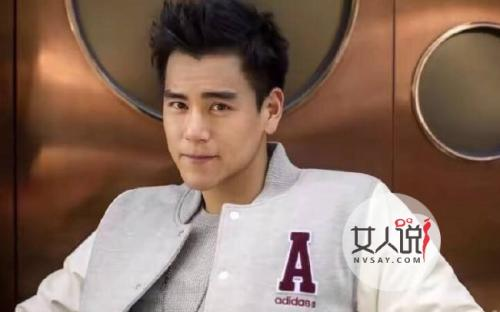
#> input picture function/testphoto/pyy4.png, 500 x 312 px, found by its file name
$ python 03Resize_picture.py
#> lines starting #> are read from the running program, lines starting #| are printed output that depends on the picture
import cv2 as cv
img=cv.imread('testphoto\pyy4.png')
#> img is the input picture: shape (312, 500, 3); mean B, G, R 97.1, 110.8, 137
cv.imshow('img',img)
print('原来图片的形状',img.shape)
#| 原来图片的形状 (312, 500, 3)
# resize_img=cv.resize(img,dsize=(200,240,4))
resize_img=cv.resize(img,dsize=(1000,397*2))
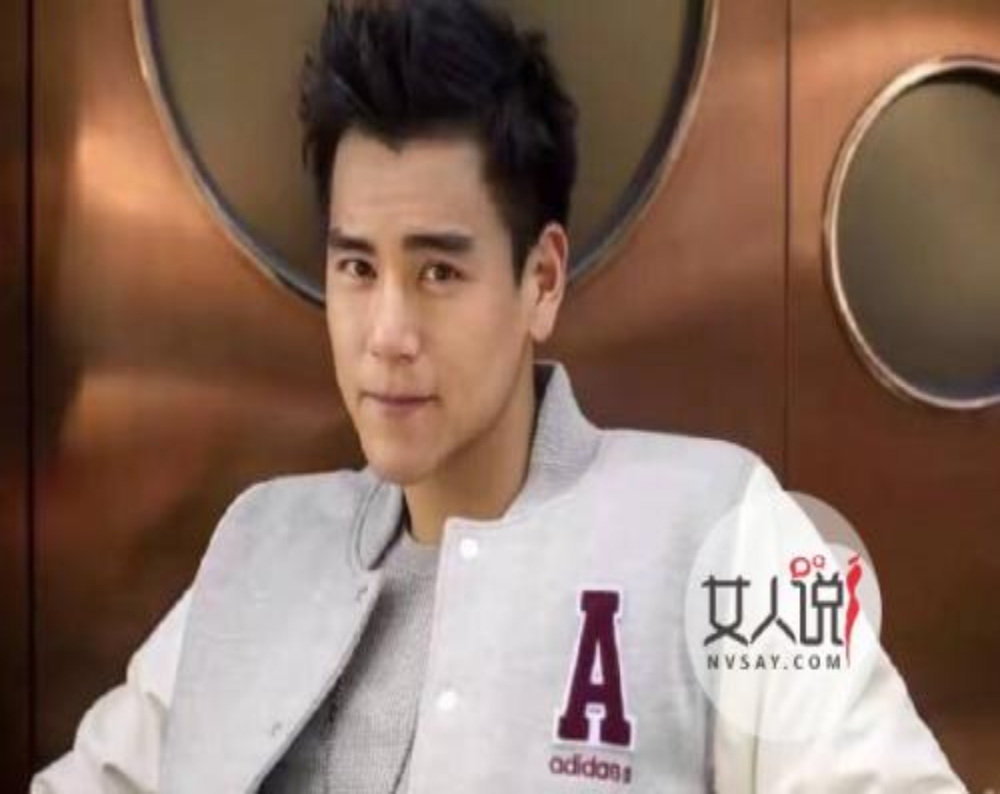
#> resize_img: shape (794, 1000, 3); mean B, G, R 97, 110.7, 136.9
print('修改后图片的形状：',resize_img.shape)
#| 修改后图片的形状： (794, 1000, 3)
cv.imshow('resize_img',resize_img)

cv.waitKey(100)
#只有输入q时候，退出
while True:
    if ord('q')==cv.waitKey(0):
#> (key q is pressed here)
        break

cv.destroyAllWindows()
